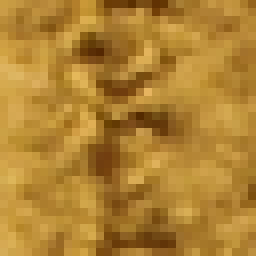
//> input picture DTFS/brown2.png, 32 x 32 px (shown 8 times larger)
$ ./source   (built with g++ and OpenCV 4)
//> lines starting //> are read from the running program, lines starting //| are printed output that depends on the picture
### DTFS/Complex.h
#pragma once

namespace JhMath
{
	class Complex
	{
	public:
		double getMagnitude() const;
		// not implemented yet.
		double getPhase() const;


	public:
		// getter
		double getRealPart() const
		{
			return mRealPart;
		}
		double getImagPart() const
		{
			return mImagPart;
		}
	public:
		Complex divideBy(int N);

	public:
		// operator overloading
		Complex operator+(const Complex &otherComplex);
		Complex operator-(const Complex &otherComplex);
		Complex operator*(const Complex &otherComplex);
		Complex operator=(const Complex &otherComplex);

	public:
		Complex(double realPart, double imagPart);
		Complex(const Complex& srcComplex);
			~Complex();

	private:
			double mRealPart;
			double mImagPart;

	};
}

### DTFS/Jhutil.h
#pragma once

#include <opencv2\opencv.hpp>
#include "Complex.h"
#include <vector>

using namespace JhMath;
using namespace std;
typedef unsigned char uchar;

class Jhutil
{
public:
	// it returns -1 if an error has occured.
	static int Jhutil::getDTFS_coeff(vector<uchar> &src, int K, int nPeriod, double &dstReal, double &dstImag);

	// n is row index, m is col index
	static int get2D_DTFS_coeff(vector<uchar> &src, int n, int m, int N, double &dstReal, double &dstImag);

	//static void get2D_DTFS_test(double)
	static JhMath::Complex myfunction(cv::Mat &src, int m, int n, int N);
};

### DTFS/Complex.cpp
#include "Complex.h"
#include <math.h>

using namespace JhMath;

double JhMath::Complex::getMagnitude() const
{
	return sqrt(mRealPart * mRealPart + mImagPart * mImagPart);
}

// [5 lines left out: function getPhase, not called in this run]

Complex JhMath::Complex::divideBy(int N)
{
	return Complex((this->mRealPart / N), (this->mImagPart / N));
}

Complex JhMath::Complex::operator+(const Complex & otherComplex)
{
	return Complex(this->mRealPart + otherComplex.mRealPart, this->mImagPart + otherComplex.mImagPart);
}

Complex JhMath::Complex::operator-(const Complex & otherComplex)
{
	return Complex(this->mRealPart - otherComplex.mRealPart, this->mImagPart - otherComplex.mImagPart);
}

Complex JhMath::Complex::operator*(const Complex & otherComplex)
{
	// (a + bi) * (c + di)
	// => ac + adi + bci - bd
	// => (ac - bd) + (ad+bc)i
	double a = this->mRealPart;
	double b = this->mImagPart;
	double c = otherComplex.getRealPart();
	double d = otherComplex.getImagPart();

	return Complex(a * c - b * d, a * d + b * c);
}

Complex Complex::operator=(const Complex &otherComplex)
{
	this->mRealPart = otherComplex.mRealPart;
	this->mImagPart = otherComplex.mImagPart;
	return *this;
}


JhMath::Complex::Complex(double realPart, double imagPart)
{
	this->mRealPart = realPart;
	this->mImagPart = imagPart;
}

JhMath::Complex::Complex(const Complex & srcComplex)
{
	this->mRealPart = srcComplex.getRealPart();
	this->mImagPart = srcComplex.getImagPart();
}

JhMath::Complex::~Complex()
{
}

### DTFS/Jhutil.cpp
#include "Jhutil.h"
#include <math.h>
#define PI 3.141592


// [50 lines left out: functions getDTFS_coeff, get2D_DTFS_coeff, not called in this run]

JhMath::Complex Jhutil::myfunction(cv::Mat & src, int m, int n, int N)
{
	int subImageWidth = N;
	int subImageHeight = N;
	Complex result(0, 0);


	for (int y = 0; y < N; ++y)	// row direction
	{
		double thetaY = (-2 * PI * n * y / N);
		Complex sinusoidY(cos(thetaY), sin(thetaY));

		for (int x = 0; x < N; ++x)	// column direction
		{
			double thetaX = (-2 * PI * m * x / N);
			Complex sinusoidX(cos(thetaX), sin(thetaX));
			Complex intensity(src.at<uchar>(y, x), 0);


			Complex temp = (intensity * sinusoidX);
			result = result + (temp * sinusoidY);
		}
	}
	result = result.divideBy(N * N);

	return result;
}

### DTFS/source.cpp
#include <iostream>
#include <opencv2\opencv.hpp>
#include "Jhutil.h"
#include <cstdlib>
#include <vector>
#include <fstream>
#include "source.h"
#include "Complex.h"
using namespace cv;
using namespace std;


int main(void)
{
	double real;
	double imag;

	Mat images = imread("brown2.png", 0);
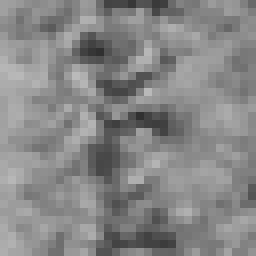
//> images: 32 rows x 32 cols, CV_8UC1 (shown 8 times larger); min 48, max 186, mean 134.3
	vector<uchar> vec;
	vector<double> magnitude;

	Mat test = cv::Mat(10, 10, CV_8UC1,Scalar(10));

	// [18 lines of commented-out code are left out]
	auto result = Jhutil::myfunction(images, 31, 31, 32);
//> in Complex, `this->mRealPart = srcComplex.getRealPart();`: this->mRealPart = 0.241
//> in Complex, `this->mImagPart = srcComplex.getImagPart();`: this->mImagPart = 0.459
	cout << result.getMagnitude();
//| 0.518423

	// [19 lines of commented-out code are left out]

	waitKey(0);
	return 0;
}

$ run again, with DTFS/brown1.png copied over DTFS/brown2.png
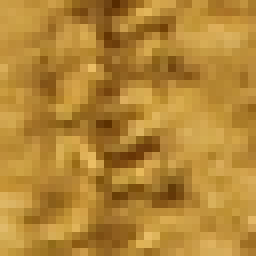
//> input picture DTFS/brown1.png, 32 x 32 px (shown 8 times larger)
//> `Mat images = imread("brown2.png", 0);`:
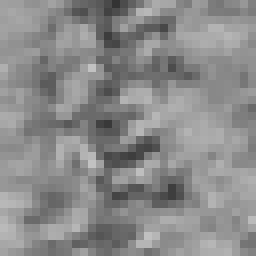
//> images: 32 rows x 32 cols, CV_8UC1 (shown 8 times larger); min 51, max 192, mean 138.2
//> in Complex, `this->mRealPart = srcComplex.getRealPart();`: this->mRealPart = 1.04
//> in Complex, `this->mImagPart = srcComplex.getImagPart();`: this->mImagPart = -1.04
//| 1.47211

$ run again, with DTFS/11.png copied over DTFS/brown2.png
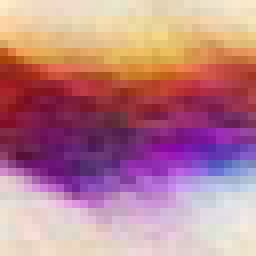
//> input picture DTFS/11.png, 32 x 32 px (shown 8 times larger)
//> `Mat images = imread("brown2.png", 0);`:
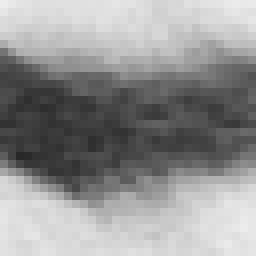
//> images: 32 rows x 32 cols, CV_8UC1 (shown 8 times larger); min 40, max 237, mean 147.4
//> in Complex, `this->mRealPart = srcComplex.getRealPart();`: this->mRealPart = -1.87
//> in Complex, `this->mImagPart = srcComplex.getImagPart();`: this->mImagPart = -3.11
//| 3.63298

$ run again, with DTFS/22.png copied over DTFS/brown2.png
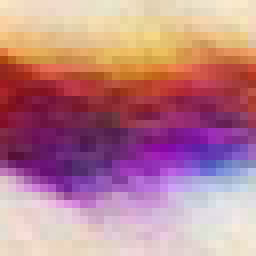
//> input picture DTFS/22.png, 32 x 32 px (shown 8 times larger)
//> `Mat images = imread("brown2.png", 0);`:
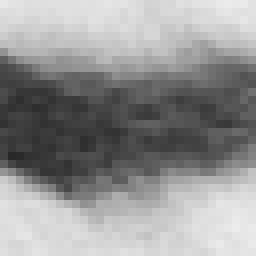
//> images: 32 rows x 32 cols, CV_8UC1 (shown 8 times larger); min 40, max 236, mean 147.9
//> in Complex, `this->mRealPart = srcComplex.getRealPart();`: this->mRealPart = -2.61
//> in Complex, `this->mImagPart = srcComplex.getImagPart();`: this->mImagPart = -2.45
//| 3.5842
